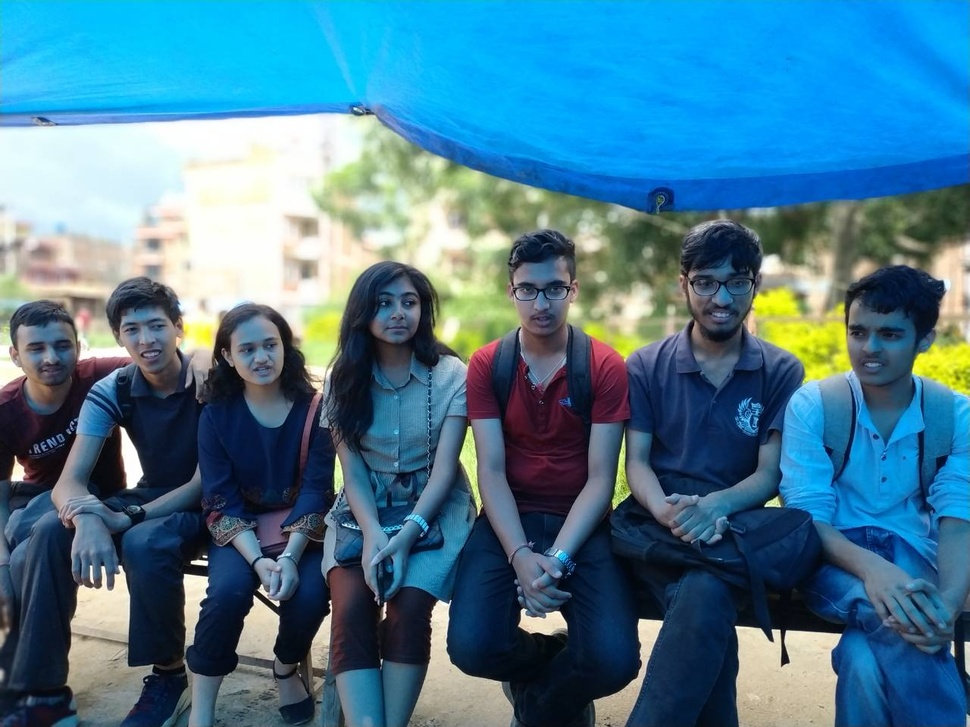
#> input picture face detection.jpg, 970 x 727 px, shrunk from 1280 x 960 before the run
$ python faceDetection.py   (older library calls are emulated)
#> lines starting #> are read from the running program, lines starting #| are printed output that depends on the picture; after the words box and inside, x2 and y2 are one past the last pixel; in counts of white or black regions, pixels touching at a corner belong together
import cv2
import matplotlib.pyplot as plt

imagePath = "face detection.jpg"
cascPath = "haarcascade_frontalface_default.xml"

# Create the haar cascade
faceCascade = cv2.CascadeClassifier(cv2.data.haarcascades+cascPath)

# Read the image
image = cv2.imread(imagePath)
#> image is the input picture: shape (727, 970, 3); mean B, G, R 144.7, 120.6, 72.3


gray = cv2.cvtColor(image, cv2.COLOR_BGR2GRAY)
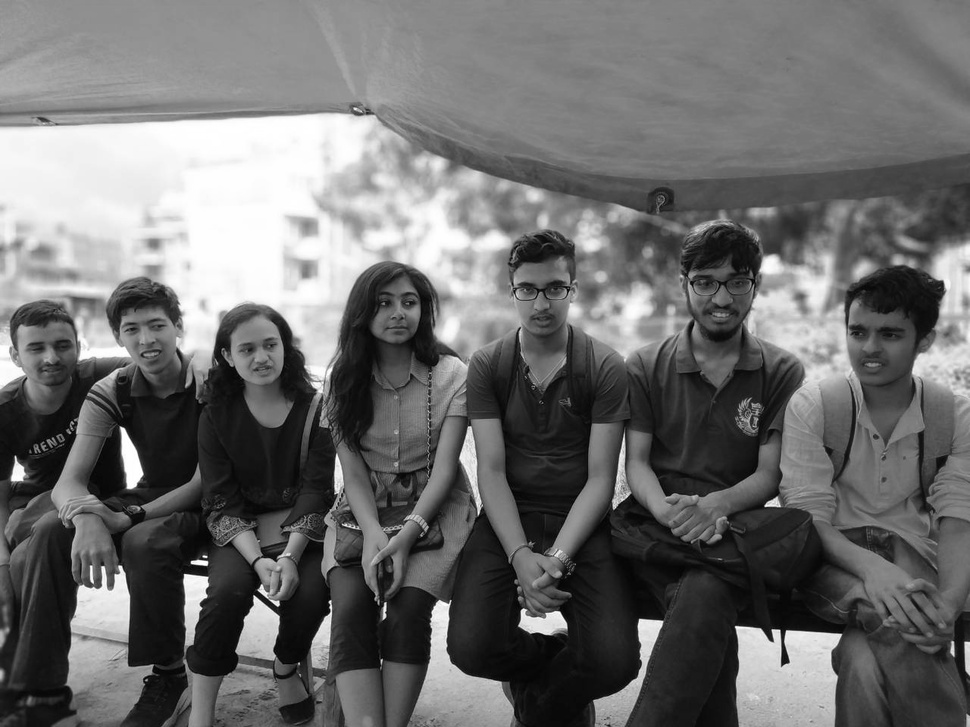
#> gray: shape (727, 970); min 0, max 255, mean 108.9

# Detect faces in the image
faces = faceCascade.detectMultiScale(
   gray,
   scaleFactor=1.1,
   minNeighbors=5,
   minSize=(30, 30),
   flags = cv2.CASCADE_SCALE_IMAGE #flags = cv2.cv.CV_HAAR_SCALE_IMAGE
)
#> faces = [[366, 278, 65, 65], [118, 304, 62, 62], [836, 306, 73, 73], [225, 321, 68, 68], [505, 262, 75, 75], [15, 321, 69, 69], [676, 249, 87, 87]]

print("Found {0} faces!".format(len(faces)))
#| Found 7 faces!

# Draw a rectangle around the faces
for (x, y, w, h) in faces:
    cv2.rectangle(image, (x, y), (x+w, y+h), (0, 255, 0), 2)
#> this loop made 7 passes
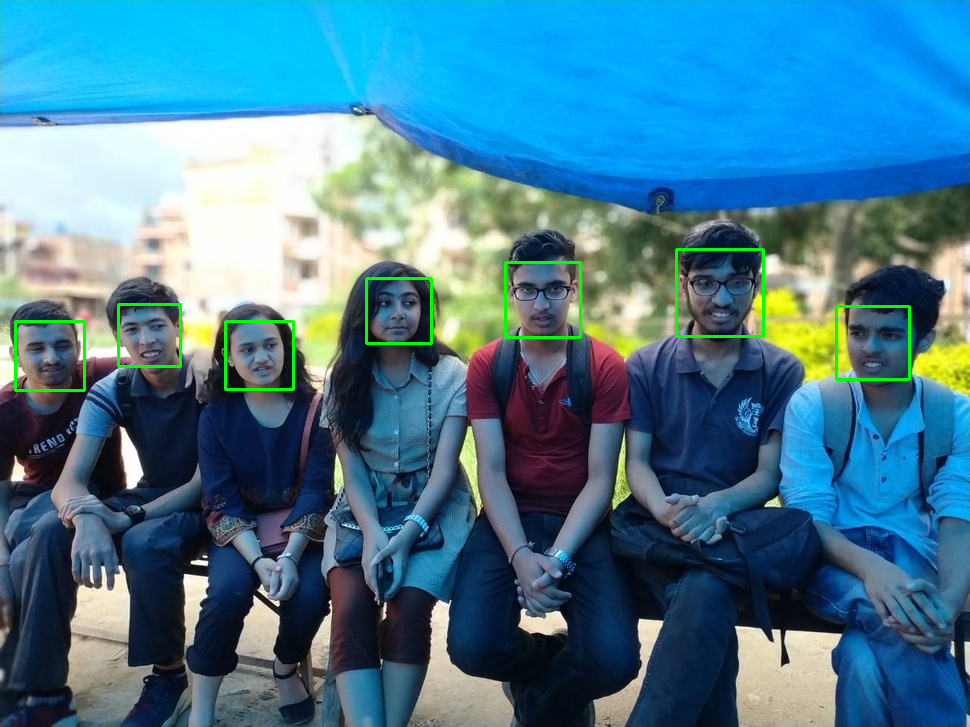
#> image: shape (727, 970, 3); 0.85% of pixels changed, all inside (x1, y1, x2, y2) = (14, 248, 911, 392)

plt.imshow(image, 'gray')
plt.show()
